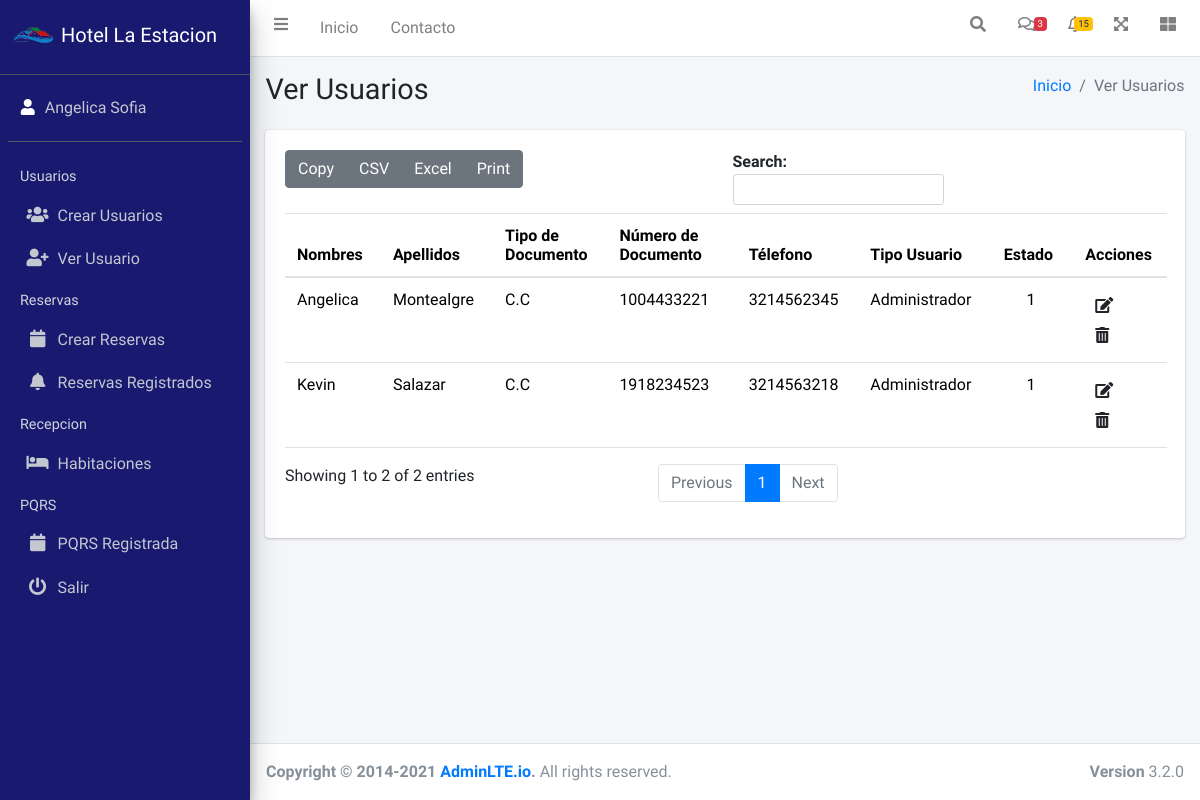
/user/, run on an earlier commit of the app's database.
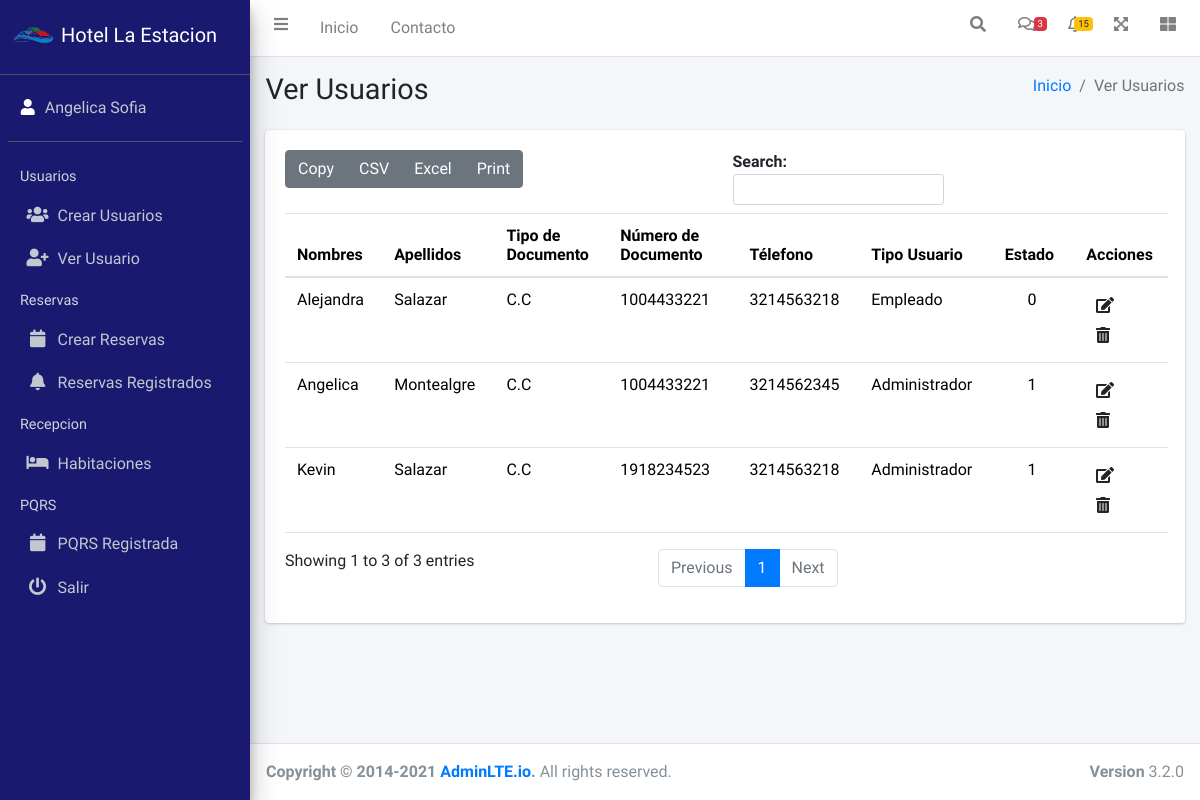
And on a later commit of the database.
### usuarios/models.py (models this page shows)
class Usuario(models.Model):
    nombres=models.CharField(max_length=45, verbose_name="Nombres")
    apellidos=models.CharField(max_length=45, verbose_name="Apellidos")
    class TipoDocumento(models.TextChoices):
        CC='C.C', _('Cédula de Ciudadanía')
        CE='C.E', _('Cédula de Extrangeriía')
        PP='P.P', _('Pasaporte')
        TI='T.I', _('Tarjeta de Identidad')
        OT='Otro', _('Otro Tipo de Documento')
    tipoDocumento=models.CharField(max_length=5, choices=TipoDocumento.choices, default=TipoDocumento.CC, verbose_name="Tipo de Documento")
    numeroDocumento=models.CharField(max_length=45, unique=True, verbose_name="Número de Documento")
    telefono=models.CharField(max_length=15, verbose_name="Teléfono", blank=True)
    class tipoUsuario(models.TextChoices):
        Administrador='Administrador', _('Administrador')
        Empleado='Empleado', _('Empleado')
    tipoUsuario=models.CharField(max_length=13, choices=tipoUsuario.choices, default=tipoUsuario.Empleado, verbose_name="Tipo Usuario")
    class Estado(models.TextChoices):
        ACTIVO=1, ('Activo')
        INACTIVO=0, ('Inactivo')
    estado=models.CharField(max_length=1, choices=Estado.choices, default=Estado.ACTIVO, verbose_name="Estado")

### usuarios/views.py (the view)
# urls.py: path('user/',include('usuarios.urls')),
def usuarios(request):
    titulo="Ver Usuarios"
    usuarios=Usuario.objects.all()
    context={
        'titulo':titulo,
        'usuarios':usuarios
    }
    return render(request,'usuarios/usuarios.html',context)

### General/templates/usuarios/usuarios.html (shortened to what this page needs)
{% extends 'partials/bodyAdmin.html' %}
{% load static %}
{% block contenido %}
<div class="container">
    <div class="card">
        <div class="card-body">
            <div id="example1_wrapper" class="dataTables_wrapper dt-bootstrap4">
                <table id="tabla-general" class="table">
                    <thead>
                    <tr>
                        <th scope="col">Nombres</th>
                        <th scope="col">Apellidos</th>
                        <th scope="col">Tipo de Documento</th>
                        <th scope="col">Número de Documento</th>
                        <th scope="col">Télefono</th>
                        <th scope="col">Tipo Usuario</th>
                        <th scope="col" >Estado</th>
                        <th scope="col" class="text-center">Acciones</th>
                    </thead>
                    <tbody>
                        {% for usuario in usuarios   %}
                        <tr>
                            {% if usuario.estado != '3' %}
                            <td>{{usuario.nombres}}</td>
                            <td>{{usuario.apellidos}}</td>
                            <td>{{usuario.tipoDocumento}}</td>
                            <td >{{usuario.numeroDocumento}}</td>
                            <td>{{usuario.telefono}}</td>
                            <td>{{usuario.tipoUsuario}}</td>
                            <td class="text-center">{{usuario.estado}}</td>
                            <td ><a class="btn btn " href="{% url 'usuarios-editar' usuario.id %}"><i class="fas fa-edit"></i>
                            <a class="btn btn" href="{% url 'usuarios-eliminar' usuario.id %}"><i class="fas  fa-trash-alt"></i></td>
                            {% endif %}
                        </tr>
                        {% endfor %}
                    </tbody>
                </table>
            </div>
        </div>
    </div>
</div>
{% endblock contenido %}

What changed in the data, as far as the page shows it:
added Usuario: nombres "Alejandra", apellidos "Salazar", tipoDocumento "C.C", numeroDocumento "1004433221", telefono "3214563218", tipoUsuario "Empleado", estado "0"
Also different on the page:
text written by a page script: "Copy CSV Excel Print Search: Showing 1 to 2 of 2 entries Previous 1 Next" → "Copy CSV Excel Print Search: Showing 1 to 3 of 3 entries Previous 1 Next"
